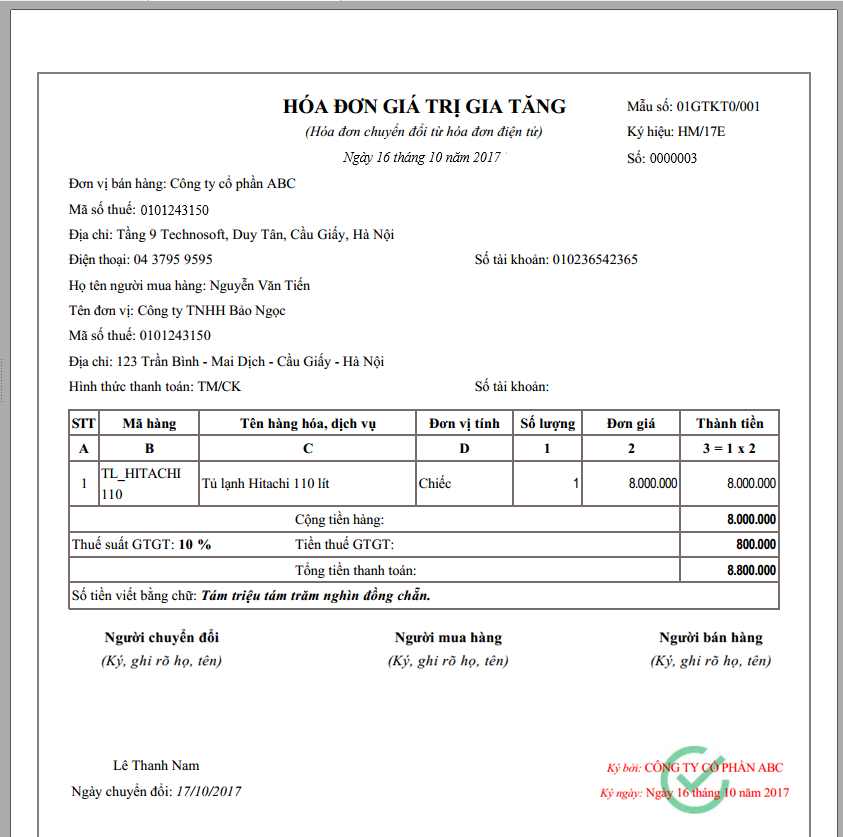
#> input picture input.jpg, 843 x 837 px
$ jupyter execute t.ipynb
#> lines starting #> are read from the running program, lines starting #| are printed output that depends on the picture; after the words box and inside, x2 and y2 are one past the last pixel; in counts of white or black regions, pixels touching at a corner belong together
[cell 1]
import cv2
import numpy as np
import matplotlib.pyplot as plt

[cell 2]
# Đường dẫn ảnh
image_path = "input.jpg"  # đổi tên ảnh cho đúng

# Đọc ảnh
img = cv2.imread(image_path)
#> img is the input picture: shape (837, 843, 3); mean B, G, R 241.5, 241.6, 242

# Kiểm tra ảnh có đọc được không
print(img.shape)  # (height, width, channels)
#| (837, 843, 3)

[cell 3]
# OpenCV dùng BGR → chuyển sang RGB
img_rgb = cv2.cvtColor(img, cv2.COLOR_BGR2RGB)

plt.imshow(img_rgb)
plt.axis("off")

[cell 4]
# Resize về 300x300
resized = cv2.resize(img, (300, 300))
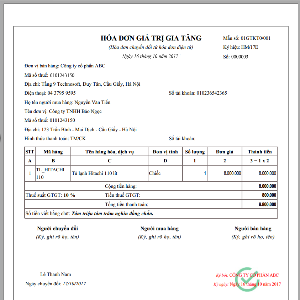
#> resized: shape (300, 300, 3); mean B, G, R 241.2, 241.2, 241.6

plt.imshow(cv2.cvtColor(resized, cv2.COLOR_BGR2RGB))
plt.axis("off")

[cell 5]
gray = cv2.cvtColor(img, cv2.COLOR_BGR2GRAY)

plt.imshow(gray, cmap="gray")
plt.axis("off")

[cell 6]
blur = cv2.GaussianBlur(gray, (5, 5), 0)
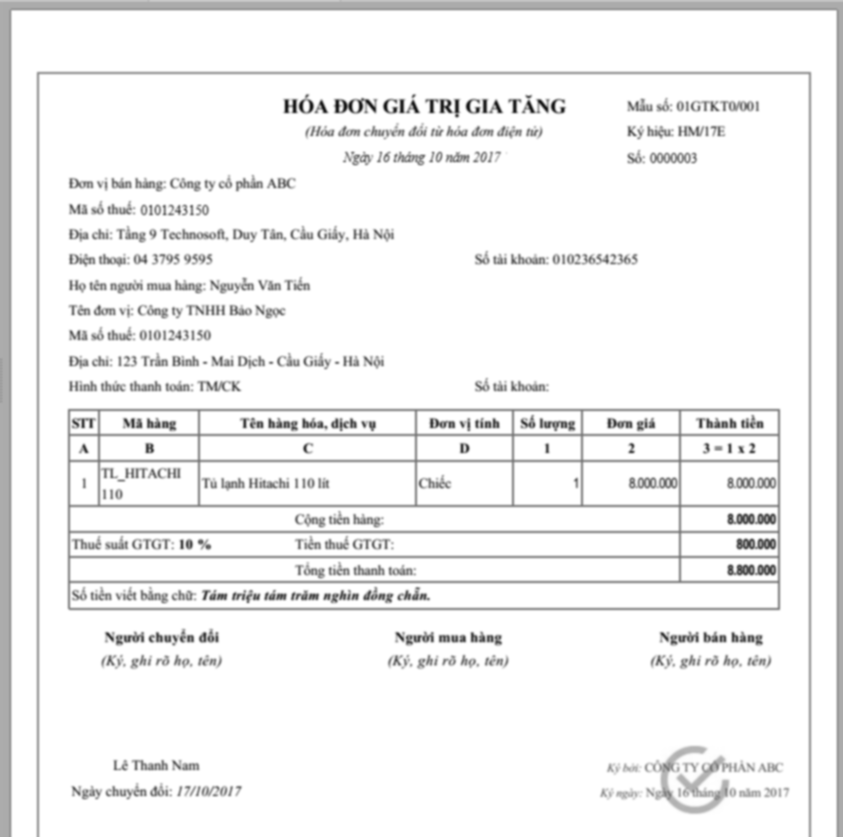
#> blur: shape (837, 843); min 22, max 255, mean 241.7

plt.imshow(blur, cmap="gray")
plt.axis("off")

[cell 7]
_, binary = cv2.threshold(
    gray,
    0,
    255,
    cv2.THRESH_BINARY + cv2.THRESH_OTSU
)
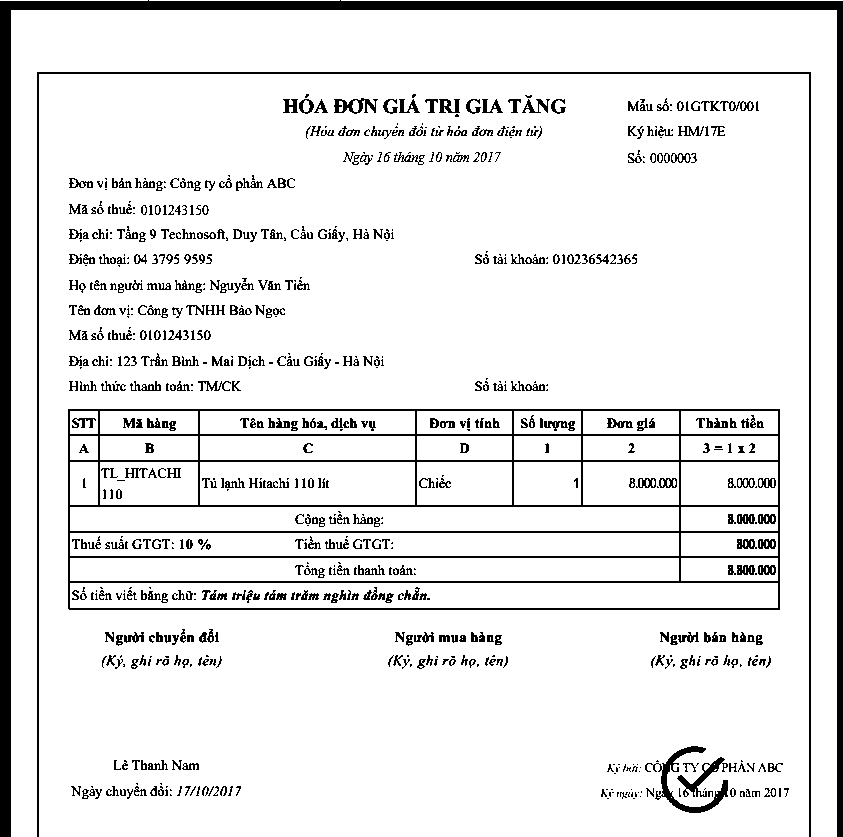
#> binary: shape (837, 843); 90.6% white; 797 black regions (282 under 20 px), largest, box (x1, y1, x2, y2) and area: (0, 0, 843, 837) 21648, (68, 409, 780, 610) 13351, (37, 72, 811, 837) 4600

plt.imshow(binary, cmap="gray")
plt.axis("off")

[cell 8]
titles = ["Original", "Gray", "Blur", "Binary"]
images = [
    img_rgb,
    gray,
    blur,
    binary
]

plt.figure(figsize=(10, 5))

for i in range(4):
    plt.subplot(1, 4, i+1)
    plt.title(titles[i])
    plt.imshow(images[i], cmap="gray")
    plt.axis("off")

plt.show()
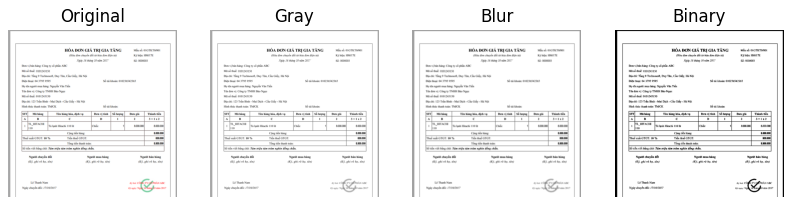
#> figure drawn by matplotlib, 4 panels
